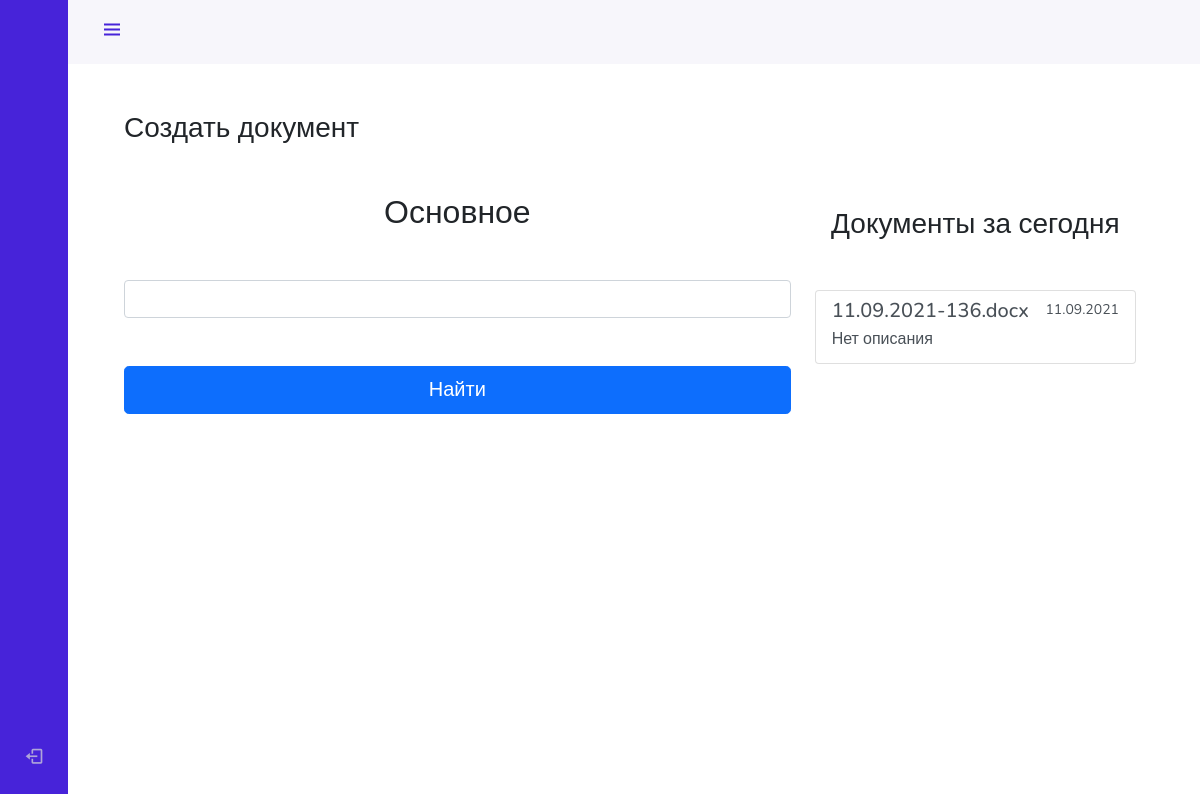
Page /doc/ on the earlier database version.
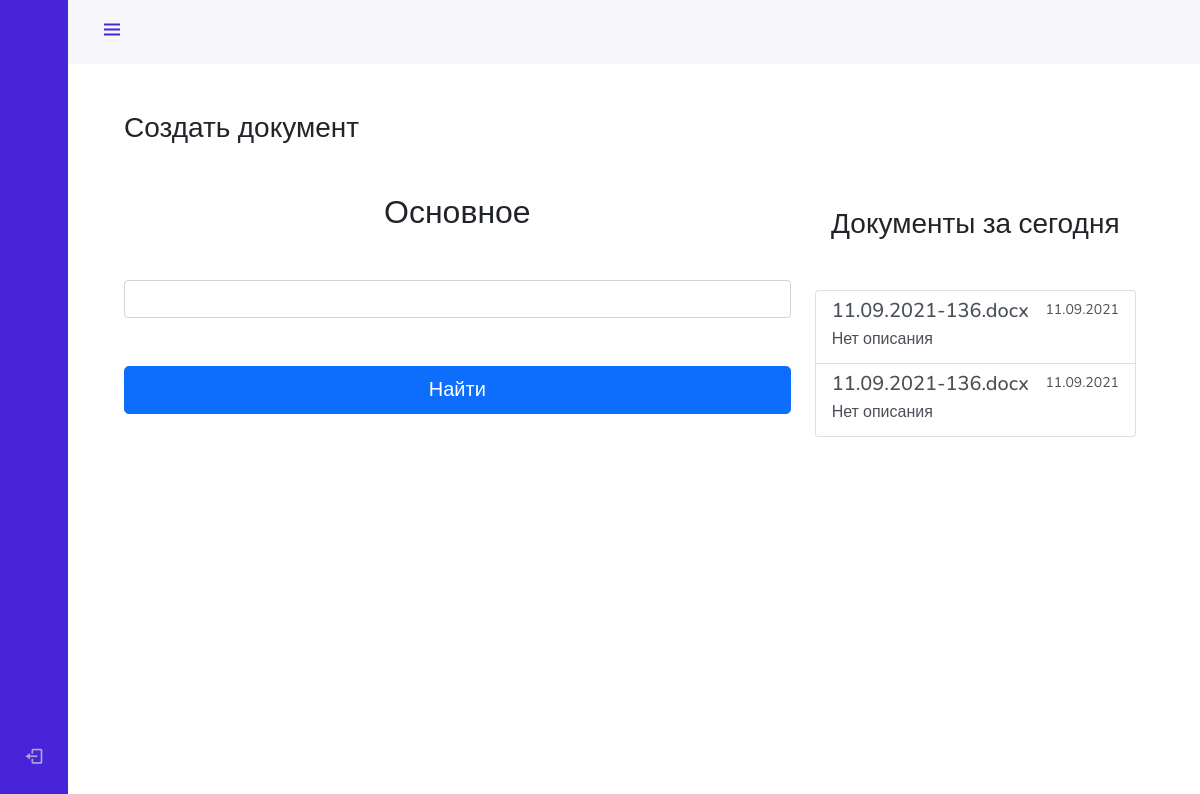
Same page on the later database version.
### app/src/database.py (models this page shows)
class Document(db.Model):
    __tablename__ = 'docs'
    id = db.Column(db.Integer, primary_key=True)
    path = db.Column(db.String(255))
    date = db.Column(db.String(255))
    desc = db.Column(db.String(255), default='Нет описания')

### app/blocks/doc.py (the view)
@bp_doc.route('/')
def index():
    docs = []; patients = []; records = []
    for record in Record.query.filter(and_(Record.date==current_date, Record.patient_id)):
        print(record)
        records.append(record)
    for i in Document.query.filter(Document.date.endswith(current_date)):
        docs.append(i)
    for i in Patient.query.all():
        patients.append(i.full_name)
    return render_template('doc/doc.html', docs=docs, patients=patients, records=records)

### app/templates/doc/doc.html (shortened to what this page needs)
{% extends 'base/base.html' %}
{% block content %}
<div class="container w-100 h-100">
    <div class="row w-100 h-100">
        <div class="col-sm-8">
            <h3 class="mb-5">Создать документ</h3>
            <h2 class='text-center my-5'>Основное</h2>
            <form name="search" action="" method="post">
                <input type="text" class='form-control my-5' name="records" id="records" list="recorded">
                <button class="search_btn btn btn-primary btn-lg btn-block w-100 mb-5" type="button">Найти</button>
            </form>
            </div>
        <div class="col-sm-4 mt-5">
            <h3 class="text-center mb-5 mt-5">Документы за сегодня</h3>
            {% if docs %}
                <div class="list-group">
                    {% for doc in docs %}
                        <a href="{{ doc.path }}" class="list-group-item list-group-item-action flex-column align-items-start">
                        <div class="d-flex w-100 justify-content-between">
                            <h5 id='path' class="mb-1">{{ doc.path }}</h5>
                            <small>{{ doc.date }}</small>
                        </div>
                        <p class="mb-1">{{ doc.desc }}</p>
                        </a>
                    {% endfor %}
                </div>
            {% else %}
                <h2 class="text-center">Нет документов</h2>
            {% endif %}
        </div>
    </div>
    </div>
</div>
{% endblock %}

### app/templates/base/base.html (shortened to what this page needs)
<!DOCTYPE html>
<html lang="ru">
	<head>
        {% include 'base/links.html' %}
	</head>
	<body id="body-pd">
		{% include 'base/leftside.html' %}
		<div class="d-flex justify-content-center mt-5">
			<div class="container-sm mt-5">
				{% block content %} {% endblock %}
			</div>
	</body>
</html>

### app/templates/base/links.html
		<link href='https://cdn.jsdelivr.net/npm/bootstrap@5.0.0-beta1/dist/css/bootstrap.min.css' rel='stylesheet'>
        <link href='https://cdn.jsdelivr.net/npm/boxicons@latest/css/boxicons.min.css' rel='stylesheet'>
		<link rel="stylesheet" href="https://use.fontawesome.com/releases/v5.7.1/css/all.css">
		<link href="https://code.jquery.com/ui/jquery-ui-git.css" rel="stylesheet" />
		<link href="https://cdnjs.cloudflare.com/ajax/libs/toastr.js/2.0.1/css/toastr.css" rel="stylesheet"/>
		<link href="https://cdnjs.cloudflare.com/ajax/libs/bootstrap-datepicker/1.9.0/css/bootstrap-datepicker3.min.css" rel="stylesheet"/>

### app/templates/base/leftside.html (shortened to what this page needs)
    <header class="header" id="header">
        <div class="header_toggle"> <i class='bx bx-menu' id="header-toggle"></i> </div>
    </header>
    <div class="l-navbar" id="nav-bar">
        <nav class="nav">
            <a href="{{ url_for('login.logout') }}" class="nav_link">
                <i class='bx bx-log-out nav_icon'></i>
            </a>
        </nav>
    </div>

### app/templates/base/style.html (style rules this page uses)
:root { --header-height: 3rem; --nav-width: 68px; --first-color: #4723D9; --first-color-light: #AFA5D9; --white-color: #F7F6FB; --body-font: 'Nunito', sans-serif; --normal-font-size: 1rem; --z-fixed: 100 }
body { position: relative; margin: var(--header-height) 0 0 0; padding: 0 1rem; font-family: var(--body-font); font-size: var(--normal-font-size); transition: .5s }
a { text-decoration: none }
.header { width: 100%; height: var(--header-height); position: fixed; top: 0; left: 0; display: flex; align-items: center; justify-content: space-between; padding: 0 1rem; background-color: var(--white-color); z-index: var(--z-fixed); transition: .5s }
.header_toggle { color: var(--first-color); font-size: 1.5rem; cursor: pointer }
.l-navbar { position: fixed; top: 0; left: -30%; width: var(--nav-width); height: 100vh; background-color: var(--first-color); padding: .5rem 1rem 0 0; transition: .5s; z-index: var(--z-fixed) }
.nav { height: 100%; display: flex; flex-direction: column; justify-content: space-between; overflow: hidden }
.nav_logo, .nav_link { text-decoration: none; display: grid; grid-template-columns: max-content max-content; align-items: center; column-gap: 1rem; padding: .5rem 0 .5rem 1.5rem; transition: .3s; }
.nav_link { position: relative; color: var(--first-color-light); margin-bottom: 1.5rem; transition: .3s }
.nav_icon { font-size: 1.25rem }
@media screen and (min-width: 768px) { body { margin: calc(var(--header-height) + 1rem) 0 0 0; padding-left: calc(var(--nav-width) + 2rem) } }
@media screen and (min-width: 768px) { .header { height: calc(var(--header-height) + 1rem); padding: 0 2rem 0 calc(var(--nav-width) + 2rem) } }
@media screen and (min-width: 768px) { .l-navbar { left: 0; padding: 1rem 1rem 0 0 } }

Differences in the rows shown:
added Document: path "11.09.2021-136.docx", date "11.09.2021", desc "Нет описания"
